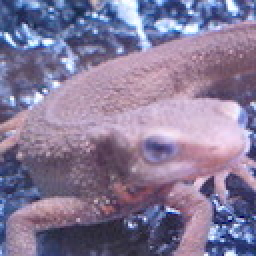
//> input picture q10/img/imori.jpg, 128 x 128 px (shown 2 times larger)
$ ./hsv   (built with g++ and OpenCV 4)
//> lines starting //> are read from the running program, lines starting //| are printed output that depends on the picture
#include <iostream>
#include <cmath>
#include <opencv2/opencv.hpp>
using namespace std;

void rgb2hsv(cv::Mat &src, cv::Mat &dst);

int main()
{
    cv::Mat src = cv::imread("./img/imori.jpg");
//> src is the input picture: 128 rows x 128 cols, CV_8UC3; mean B, G, R 152.8, 121.8, 134.1
    cv::Mat dst = cv::Mat::zeros(src.rows, src.cols, CV_8UC3);
    rgb2hsv(src, dst);

    cv::imshow("sample", dst);
    cv::waitKey(0);

    cv::imwrite("./img/hsv.jpg", dst);
    return 0;
}

void rgb2hsv(cv::Mat &src, cv::Mat &dst)
{
    //dst = cv::Mat::zeros((src.rows(), src.cols()), CV_8UC3);
    double value_max = 0.0, value_min = 0.0;
    //int max_flag,
    int min_flag;
    double h, v, s;

    for(int y = 0; y < src.rows; y++){
        for(int x = 0; x < src.cols; x++){
            //B,G,R
            value_min = src.at<cv::Vec3b>(y, x)[0];
            value_max = src.at<cv::Vec3b>(y, x)[0];
            //max_flag = 0;
            min_flag = 0;
            //min check
            if(value_min > src.at<cv::Vec3b>(y, x)[1]){
                value_min = src.at<cv::Vec3b>(y, x)[1];
                min_flag = 1;
            }
            if(value_min > src.at<cv::Vec3b>(y, x)[2]){
                value_min = src.at<cv::Vec3b>(y, x)[2];
                min_flag = 2;
            }
            //max check
            if(value_max < src.at<cv::Vec3b>(y, x)[1]){
                value_max = src.at<cv::Vec3b>(y, x)[1];
                //max_flag = 1;
            }
            if(value_max < src.at<cv::Vec3b>(y, x)[2]){
                value_max = src.at<cv::Vec3b>(y, x)[2];
                //max_flag = 2;
            }

            //Hue:色相
            if(min_flag == 0){
                //B
                h = 60 + 60 * (src.at<cv::Vec3b>(y, x)[1] - src.at<cv::Vec3b>(y, x)[2]) / (value_max - value_min);
                //h += 180;
            }else if(min_flag == 1){
                //G
                h = 300 + 60 * (src.at<cv::Vec3b>(y, x)[2] - src.at<cv::Vec3b>(y, x)[0]) / (value_max - value_min);
                //h += 180;
            }else{
                //R
                h = 180 + 60 * (src.at<cv::Vec3b>(y, x)[0] - src.at<cv::Vec3b>(y, x)[1]) / (value_max - value_min);
                //h += 180;
            }

            //Value:明度
            v = value_max;

            //Saturation:彩度
            s = value_max - value_min;

            //dst
            dst.at<cv::Vec3b>(y, x)[0] = h;
            dst.at<cv::Vec3b>(y, x)[1] = s;
            dst.at<cv::Vec3b>(y, x)[2] = v;
        }
    }
//> this loop made 128 passes
//> (value_min, value_max, min_flag, h, v, s) on passes 1 to 12: (100, 163, 2, 215.2, 163, 63), (91, 152, 2, 221.3, 152, 61), (82, 161, 2, 223.3, 161, 79), (64, 163, 2, 222.4, 163, 99), (54, 137, 2, 225.5, 137, 83), (84, 137, 2, 232.1, 137, 53), (71, 129, 2, 221.4, 129, 58), (71, 162, 2, 213.6, 162, 91), (127, 191, 2, 228.8, 191, 64), (125, 196, 2, 215.5, 196, 71), (164, 194, 1, 250, 194, 30), (162, 194, 1, 286.9, 194, 32)
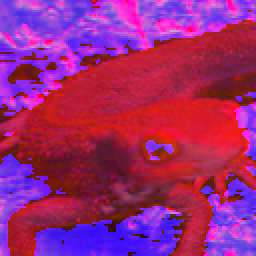
//> dst: 128 rows x 128 cols, CV_8UC3 (shown 2 times larger); mean B, G, R 118.6, 38.9, 156.4
//> after the loop, value_min = 39; value_max = 116; min_flag = 2; h = 215.8; v = 116; s = 77
}
